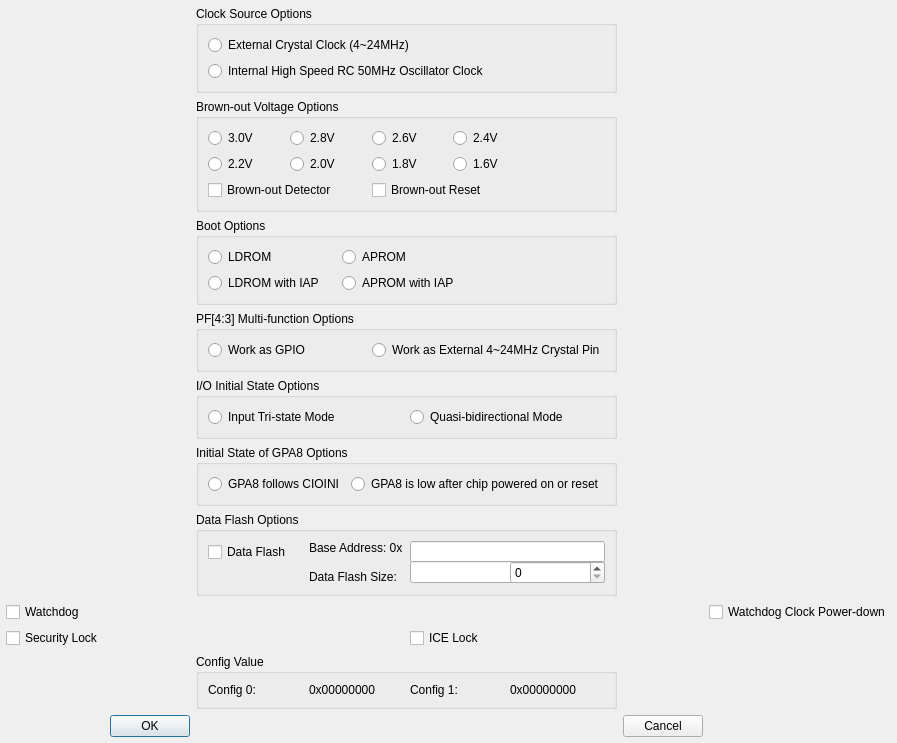
<?xml version="1.0" ?>
<ui version="4.0">
  <class>Dialog</class>
  <widget class="QDialog" name="Dialog">
    <property name="geometry">
      <rect>
        <x>0</x>
        <y>0</y>
        <width>289</width>
        <height>395</height>
      </rect>
    </property>
    <layout class="QGridLayout" name="outer_layout">
      <property name="leftMargin">
        <number>6</number>
      </property>
      <property name="topMargin">
        <number>6</number>
      </property>
      <property name="rightMargin">
        <number>6</number>
      </property>
      <property name="bottomMargin">
        <number>6</number>
      </property>
      <property name="spacing">
        <number>6</number>
      </property>
      <item row="0" column="2" colspan="2">
        <widget class="QGroupBox" name="IDC_GROUP_CLOCK_SOURCE">
          <property name="title">
            <string>Clock Source Options</string>
          </property>
          <layout class="QVBoxLayout" name="layout_IDC_GROUP_CLOCK_SOURCE">
            <item>
              <widget class="QRadioButton" name="IDC_RADIO_CLK_E12M">
                <property name="text">
                  <string>External Crystal Clock (4~24MHz)</string>
                </property>
              </widget>
            </item>
            <item>
              <widget class="QRadioButton" name="IDC_RADIO_CLK_I22M">
                <property name="text">
                  <string>Internal High Speed RC 50MHz Oscillator Clock</string>
                </property>
              </widget>
            </item>
          </layout>
        </widget>
      </item>
      <item row="1" column="2" colspan="2">
        <widget class="QGroupBox" name="IDC_GROUP_BROWN_OUT_VOLTAGE">
          <property name="title">
            <string>Brown-out Voltage Options</string>
          </property>
          <layout class="QGridLayout" name="layout_IDC_GROUP_BROWN_OUT_VOLTAGE">
            <item row="0" column="0">
              <widget class="QRadioButton" name="IDC_RADIO_BOV_0">
                <property name="text">
                  <string>3.0V</string>
                </property>
              </widget>
            </item>
            <item row="0" column="1" colspan="2">
              <widget class="QRadioButton" name="IDC_RADIO_BOV_1">
                <property name="text">
                  <string>2.8V</string>
                </property>
              </widget>
            </item>
            <item row="0" column="2">
              <widget class="QRadioButton" name="IDC_RADIO_BOV_2">
                <property name="text">
                  <string>2.6V</string>
                </property>
              </widget>
            </item>
            <item row="0" column="3" colspan="2">
              <widget class="QRadioButton" name="IDC_RADIO_BOV_3">
                <property name="text">
                  <string>2.4V</string>
                </property>
              </widget>
            </item>
            <item row="1" column="0">
              <widget class="QRadioButton" name="IDC_RADIO_BOV_4">
                <property name="text">
                  <string>2.2V</string>
                </property>
              </widget>
            </item>
            <item row="1" column="1" colspan="2">
              <widget class="QRadioButton" name="IDC_RADIO_BOV_5">
                <property name="text">
                  <string>2.0V</string>
                </property>
              </widget>
            </item>
            <item row="1" column="2">
              <widget class="QRadioButton" name="IDC_RADIO_BOV_6">
                <property name="text">
                  <string>1.8V</string>
                </property>
              </widget>
            </item>
            <item row="1" column="3" colspan="2">
              <widget class="QRadioButton" name="IDC_RADIO_BOV_7">
                <property name="text">
                  <string>1.6V</string>
                </property>
              </widget>
            </item>
            <item row="2" column="2" colspan="3">
              <widget class="QCheckBox" name="IDC_CHECK_BROWN_OUT_RESET">
                <property name="text">
                  <string>Brown-out Reset</string>
                </property>
              </widget>
            </item>
            <item row="2" column="0" colspan="3">
              <widget class="QCheckBox" name="IDC_CHECK_BROWN_OUT_DETECT">
                <property name="text">
                  <string>Brown-out Detector</string>
                </property>
              </widget>
            </item>
          </layout>
        </widget>
      </item>
      <item row="2" column="2" colspan="2">
        <widget class="QGroupBox" name="IDC_GROUP_BOOT_SELECT">
          <property name="title">
            <string>Boot Options</string>
          </property>
          <layout class="QGridLayout" name="layout_IDC_GROUP_BOOT_SELECT">
            <item row="0" column="0">
              <widget class="QRadioButton" name="IDC_RADIO_BS_LDROM">
                <property name="text">
                  <string>LDROM</string>
                </property>
              </widget>
            </item>
            <item row="0" column="1">
              <widget class="QRadioButton" name="IDC_RADIO_BS_APROM">
                <property name="text">
                  <string>APROM</string>
                </property>
              </widget>
            </item>
            <item row="1" column="0" colspan="2">
              <widget class="QRadioButton" name="IDC_RADIO_BS_LDROM_APROM">
                <property name="text">
                  <string>LDROM with IAP</string>
                </property>
              </widget>
            </item>
            <item row="1" column="1" colspan="2">
              <widget class="QRadioButton" name="IDC_RADIO_BS_APROM_LDROM">
                <property name="text">
                  <string>APROM with IAP</string>
                </property>
              </widget>
            </item>
          </layout>
        </widget>
      </item>
      <item row="3" column="2" colspan="2">
        <widget class="QGroupBox" name="IDC_GROUP_GPF">
          <property name="title">
            <string>PF[4:3] Multi-function Options</string>
          </property>
          <layout class="QHBoxLayout" name="layout_IDC_GROUP_GPF">
            <item>
              <widget class="QRadioButton" name="IDC_RADIO_GPF_GPIO">
                <property name="text">
                  <string>Work as GPIO</string>
                </property>
              </widget>
            </item>
            <item>
              <widget class="QRadioButton" name="IDC_RADIO_GPF_CRYSTAL">
                <property name="text">
                  <string>Work as External 4~24MHz Crystal Pin</string>
                </property>
              </widget>
            </item>
          </layout>
        </widget>
      </item>
      <item row="4" column="2" colspan="2">
        <widget class="QGroupBox" name="IDC_GROUP_IO_STATE">
          <property name="title">
            <string>I/O Initial State Options</string>
          </property>
          <layout class="QHBoxLayout" name="layout_IDC_GROUP_IO_STATE">
            <item>
              <widget class="QRadioButton" name="IDC_RADIO_IO_TRI">
                <property name="text">
                  <string>Input Tri-state Mode</string>
                </property>
              </widget>
            </item>
            <item>
              <widget class="QRadioButton" name="IDC_RADIO_IO_BI">
                <property name="text">
                  <string>Quasi-bidirectional Mode</string>
                </property>
              </widget>
            </item>
          </layout>
        </widget>
      </item>
      <item row="5" column="2" colspan="2">
        <widget class="QGroupBox" name="IDC_GROUP_PA8_STATE">
          <property name="title">
            <string>Initial State of GPA8 Options</string>
          </property>
          <layout class="QHBoxLayout" name="layout_IDC_GROUP_PA8_STATE">
            <item>
              <widget class="QRadioButton" name="IDC_RADIO_PA8_IOINI">
                <property name="text">
                  <string>GPA8 follows CIOINI</string>
                </property>
              </widget>
            </item>
            <item>
              <widget class="QRadioButton" name="IDC_RADIO_PA8_LOW">
                <property name="text">
                  <string>GPA8 is low after chip powered on or reset</string>
                </property>
              </widget>
            </item>
          </layout>
        </widget>
      </item>
      <item row="7" column="0">
        <widget class="QCheckBox" name="IDC_CHECK_WDT_ENABLE">
          <property name="text">
            <string>Watchdog</string>
          </property>
        </widget>
      </item>
      <item row="7" column="5">
        <widget class="QCheckBox" name="IDC_CHECK_WDT_POWER_DOWN">
          <property name="text">
            <string>Watchdog Clock Power-down</string>
          </property>
        </widget>
      </item>
      <item row="8" column="0">
        <widget class="QCheckBox" name="IDC_CHECK_SECURITY_LOCK">
          <property name="text">
            <string>Security Lock</string>
          </property>
        </widget>
      </item>
      <item row="9" column="2" colspan="2">
        <widget class="QGroupBox" name="IDC_GROUP_CONFIG_VALUE">
          <property name="title">
            <string>Config Value</string>
          </property>
          <layout class="QHBoxLayout" name="layout_IDC_GROUP_CONFIG_VALUE">
            <item>
              <widget class="QLabel" name="IDC_STATIC_CONFIG_0">
                <property name="text">
                  <string>Config 0:</string>
                </property>
              </widget>
            </item>
            <item>
              <widget class="QLabel" name="IDC_STATIC_CONFIG_VALUE_0">
                <property name="text">
                  <string>0x00000000</string>
                </property>
              </widget>
            </item>
            <item>
              <widget class="QLabel" name="IDC_STATIC_CONFIG_1">
                <property name="text">
                  <string>Config 1:</string>
                </property>
              </widget>
            </item>
            <item>
              <widget class="QLabel" name="IDC_STATIC_CONFIG_VALUE_1">
                <property name="text">
                  <string>0x00000000</string>
                </property>
              </widget>
            </item>
          </layout>
        </widget>
      </item>
      <item row="10" column="1">
        <widget class="QPushButton" name="IDOK">
          <property name="text">
            <string>OK</string>
          </property>
        </widget>
      </item>
      <item row="10" column="4">
        <widget class="QPushButton" name="IDCANCEL">
          <property name="text">
            <string>Cancel</string>
          </property>
        </widget>
      </item>
      <item row="6" column="2" colspan="2">
        <widget class="QGroupBox" name="IDC_GROUP_DATA_FLASH">
          <property name="title">
            <string>Data Flash Options</string>
          </property>
          <layout class="QGridLayout" name="layout_IDC_GROUP_DATA_FLASH">
            <item row="0" column="0" rowspan="2">
              <widget class="QCheckBox" name="IDC_CHECK_DATA_FLASH_ENABLE">
                <property name="text">
                  <string>Data Flash</string>
                </property>
              </widget>
            </item>
            <item row="0" column="1" colspan="2">
              <widget class="QLabel" name="IDC_STATIC_FLASH_BASE_ADDRESS">
                <property name="text">
                  <string>Base Address: 0x</string>
                </property>
              </widget>
            </item>
            <item row="0" column="2" rowspan="2" colspan="2">
              <widget class="QLineEdit" name="IDC_EDIT_FLASH_BASE_ADDRESS"/>
            </item>
            <item row="1" column="2" rowspan="2" colspan="2">
              <widget class="QLineEdit" name="IDC_EDIT_DATA_FLASH_SIZE"/>
            </item>
            <item row="1" column="3" rowspan="2">
              <widget class="QSpinBox" name="IDC_SPIN_DATA_FLASH_SIZE"/>
            </item>
            <item row="2" column="1">
              <widget class="QLabel" name="IDC_STATIC_DATA_FLASH_SIZE">
                <property name="text">
                  <string>Data Flash Size:</string>
                </property>
              </widget>
            </item>
          </layout>
        </widget>
      </item>
      <item row="8" column="3">
        <widget class="QCheckBox" name="IDC_CHECK_ICE_LOCK">
          <property name="text">
            <string>ICE Lock</string>
          </property>
        </widget>
      </item>
    </layout>
  </widget>
  <resources/>
  <connections/>
</ui>
